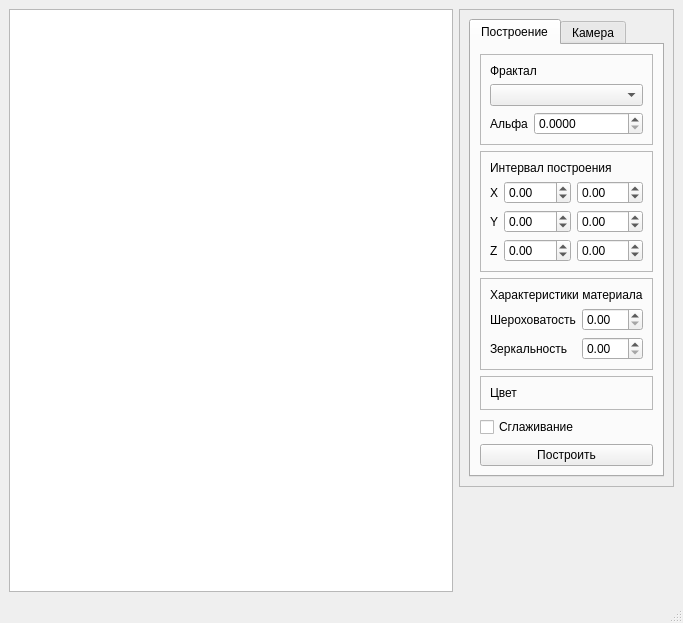
<?xml version="1.0" encoding="UTF-8"?>
<ui version="4.0">
 <class>MainWindow</class>
 <widget class="QMainWindow" name="MainWindow">
  <property name="geometry">
   <rect>
    <x>0</x>
    <y>0</y>
    <width>683</width>
    <height>623</height>
   </rect>
  </property>
  <property name="windowTitle">
   <string>MainWindow</string>
  </property>
  <widget class="QWidget" name="centralwidget">
   <layout class="QHBoxLayout" name="horizontalLayout">
    <item>
     <widget class="QGraphicsView" name="graphicsView"/>
    </item>
    <item alignment="Qt::AlignTop">
     <widget class="QFrame" name="frame">
      <property name="sizePolicy">
       <sizepolicy hsizetype="Fixed" vsizetype="Minimum">
        <horstretch>0</horstretch>
        <verstretch>0</verstretch>
       </sizepolicy>
      </property>
      <property name="frameShape">
       <enum>QFrame::StyledPanel</enum>
      </property>
      <property name="frameShadow">
       <enum>QFrame::Raised</enum>
      </property>
      <layout class="QVBoxLayout" name="verticalLayout">
       <item>
        <widget class="QTabWidget" name="tabWidget">
         <property name="sizePolicy">
          <sizepolicy hsizetype="Fixed" vsizetype="Fixed">
           <horstretch>0</horstretch>
           <verstretch>0</verstretch>
          </sizepolicy>
         </property>
         <property name="currentIndex">
          <number>0</number>
         </property>
         <widget class="QWidget" name="tab">
          <attribute name="title">
           <string>Построение</string>
          </attribute>
          <layout class="QGridLayout" name="gridLayout">
           <item row="3" column="2" colspan="2">
            <widget class="QFrame" name="color_frame">
             <property name="sizePolicy">
              <sizepolicy hsizetype="Preferred" vsizetype="Minimum">
               <horstretch>0</horstretch>
               <verstretch>0</verstretch>
              </sizepolicy>
             </property>
             <property name="frameShape">
              <enum>QFrame::StyledPanel</enum>
             </property>
             <property name="frameShadow">
              <enum>QFrame::Raised</enum>
             </property>
             <layout class="QGridLayout" name="gridLayout_3">
              <item row="0" column="0" colspan="2">
               <widget class="QLabel" name="label_10">
                <property name="sizePolicy">
                 <sizepolicy hsizetype="Preferred" vsizetype="Fixed">
                  <horstretch>0</horstretch>
                  <verstretch>0</verstretch>
                 </sizepolicy>
                </property>
                <property name="text">
                 <string>Цвет</string>
                </property>
               </widget>
              </item>
             </layout>
            </widget>
           </item>
           <item row="1" column="2" colspan="2">
            <widget class="QFrame" name="frame_3">
             <property name="sizePolicy">
              <sizepolicy hsizetype="Preferred" vsizetype="Minimum">
               <horstretch>0</horstretch>
               <verstretch>0</verstretch>
              </sizepolicy>
             </property>
             <property name="frameShape">
              <enum>QFrame::StyledPanel</enum>
             </property>
             <property name="frameShadow">
              <enum>QFrame::Raised</enum>
             </property>
             <layout class="QGridLayout" name="gridLayout_4">
              <item row="1" column="0">
               <widget class="QLabel" name="label_14">
                <property name="sizePolicy">
                 <sizepolicy hsizetype="Fixed" vsizetype="Preferred">
                  <horstretch>0</horstretch>
                  <verstretch>0</verstretch>
                 </sizepolicy>
                </property>
                <property name="text">
                 <string>X</string>
                </property>
               </widget>
              </item>
              <item row="0" column="0" colspan="3">
               <widget class="QLabel" name="label_13">
                <property name="text">
                 <string>Интервал построения</string>
                </property>
               </widget>
              </item>
              <item row="1" column="2">
               <widget class="QDoubleSpinBox" name="upper_x">
                <property name="minimum">
                 <double>-10.000000000000000</double>
                </property>
                <property name="maximum">
                 <double>10.000000000000000</double>
                </property>
                <property name="singleStep">
                 <double>0.100000000000000</double>
                </property>
               </widget>
              </item>
              <item row="2" column="0">
               <widget class="QLabel" name="label_15">
                <property name="sizePolicy">
                 <sizepolicy hsizetype="Fixed" vsizetype="Preferred">
                  <horstretch>0</horstretch>
                  <verstretch>0</verstretch>
                 </sizepolicy>
                </property>
                <property name="text">
                 <string>Y</string>
                </property>
               </widget>
              </item>
              <item row="2" column="1">
               <widget class="QDoubleSpinBox" name="bottom_y">
                <property name="minimum">
                 <double>-10.000000000000000</double>
                </property>
                <property name="maximum">
                 <double>10.000000000000000</double>
                </property>
                <property name="singleStep">
                 <double>0.100000000000000</double>
                </property>
               </widget>
              </item>
              <item row="1" column="1">
               <widget class="QDoubleSpinBox" name="bottom_x">
                <property name="minimum">
                 <double>-10.000000000000000</double>
                </property>
                <property name="maximum">
                 <double>10.000000000000000</double>
                </property>
                <property name="singleStep">
                 <double>0.100000000000000</double>
                </property>
               </widget>
              </item>
              <item row="2" column="2">
               <widget class="QDoubleSpinBox" name="upper_y">
                <property name="minimum">
                 <double>-10.000000000000000</double>
                </property>
                <property name="maximum">
                 <double>10.000000000000000</double>
                </property>
                <property name="singleStep">
                 <double>0.100000000000000</double>
                </property>
               </widget>
              </item>
              <item row="3" column="0">
               <widget class="QLabel" name="label_16">
                <property name="sizePolicy">
                 <sizepolicy hsizetype="Fixed" vsizetype="Preferred">
                  <horstretch>0</horstretch>
                  <verstretch>0</verstretch>
                 </sizepolicy>
                </property>
                <property name="text">
                 <string>Z</string>
                </property>
               </widget>
              </item>
              <item row="3" column="1">
               <widget class="QDoubleSpinBox" name="bottom_z">
                <property name="minimum">
                 <double>-10.000000000000000</double>
                </property>
                <property name="maximum">
                 <double>10.000000000000000</double>
                </property>
                <property name="singleStep">
                 <double>0.100000000000000</double>
                </property>
               </widget>
              </item>
              <item row="3" column="2">
               <widget class="QDoubleSpinBox" name="upper_z">
                <property name="minimum">
                 <double>-10.000000000000000</double>
                </property>
                <property name="maximum">
                 <double>10.000000000000000</double>
                </property>
                <property name="singleStep">
                 <double>0.100000000000000</double>
                </property>
               </widget>
              </item>
             </layout>
            </widget>
           </item>
           <item row="0" column="2" colspan="2">
            <widget class="QFrame" name="frame_2">
             <property name="sizePolicy">
              <sizepolicy hsizetype="Preferred" vsizetype="Minimum">
               <horstretch>0</horstretch>
               <verstretch>0</verstretch>
              </sizepolicy>
             </property>
             <property name="frameShape">
              <enum>QFrame::StyledPanel</enum>
             </property>
             <property name="frameShadow">
              <enum>QFrame::Raised</enum>
             </property>
             <layout class="QGridLayout" name="gridLayout_5">
              <item row="2" column="0">
               <widget class="QLabel" name="alphaLabel">
                <property name="sizePolicy">
                 <sizepolicy hsizetype="Fixed" vsizetype="Preferred">
                  <horstretch>0</horstretch>
                  <verstretch>0</verstretch>
                 </sizepolicy>
                </property>
                <property name="text">
                 <string>Альфа</string>
                </property>
               </widget>
              </item>
              <item row="2" column="1">
               <widget class="QDoubleSpinBox" name="alphaSpinBox">
                <property name="decimals">
                 <number>4</number>
                </property>
                <property name="maximum">
                 <double>1.000000000000000</double>
                </property>
                <property name="singleStep">
                 <double>0.100000000000000</double>
                </property>
                <property name="stepType">
                 <enum>QAbstractSpinBox::DefaultStepType</enum>
                </property>
               </widget>
              </item>
              <item row="1" column="0" colspan="2">
               <widget class="QComboBox" name="fractalComboBox"/>
              </item>
              <item row="0" column="0" colspan="2">
               <widget class="QLabel" name="label_11">
                <property name="sizePolicy">
                 <sizepolicy hsizetype="Preferred" vsizetype="Fixed">
                  <horstretch>0</horstretch>
                  <verstretch>0</verstretch>
                 </sizepolicy>
                </property>
                <property name="text">
                 <string>Фрактал</string>
                </property>
               </widget>
              </item>
             </layout>
            </widget>
           </item>
           <item row="5" column="2" colspan="2">
            <widget class="QCheckBox" name="approximateFractal">
             <property name="sizePolicy">
              <sizepolicy hsizetype="Minimum" vsizetype="Minimum">
               <horstretch>0</horstretch>
               <verstretch>0</verstretch>
              </sizepolicy>
             </property>
             <property name="text">
              <string>Сглаживание</string>
             </property>
            </widget>
           </item>
           <item row="7" column="2" colspan="2">
            <widget class="QPushButton" name="buildImageButton">
             <property name="sizePolicy">
              <sizepolicy hsizetype="Expanding" vsizetype="Minimum">
               <horstretch>0</horstretch>
               <verstretch>0</verstretch>
              </sizepolicy>
             </property>
             <property name="text">
              <string>Построить</string>
             </property>
            </widget>
           </item>
           <item row="2" column="2" colspan="2">
            <widget class="QFrame" name="frame_4">
             <property name="frameShape">
              <enum>QFrame::StyledPanel</enum>
             </property>
             <property name="frameShadow">
              <enum>QFrame::Raised</enum>
             </property>
             <layout class="QGridLayout" name="gridLayout_6">
              <item row="0" column="0" colspan="2">
               <widget class="QLabel" name="label_12">
                <property name="text">
                 <string>Характеристики материала</string>
                </property>
               </widget>
              </item>
              <item row="1" column="1">
               <widget class="QDoubleSpinBox" name="roughnessSpinBox">
                <property name="maximum">
                 <double>1.000000000000000</double>
                </property>
                <property name="singleStep">
                 <double>0.100000000000000</double>
                </property>
               </widget>
              </item>
              <item row="1" column="0">
               <widget class="QLabel" name="label_17">
                <property name="sizePolicy">
                 <sizepolicy hsizetype="Fixed" vsizetype="Preferred">
                  <horstretch>0</horstretch>
                  <verstretch>0</verstretch>
                 </sizepolicy>
                </property>
                <property name="text">
                 <string>Шероховатость</string>
                </property>
               </widget>
              </item>
              <item row="2" column="1">
               <widget class="QDoubleSpinBox" name="metallicSpinBox">
                <property name="maximum">
                 <double>1.000000000000000</double>
                </property>
                <property name="singleStep">
                 <double>0.100000000000000</double>
                </property>
               </widget>
              </item>
              <item row="2" column="0">
               <widget class="QLabel" name="label_18">
                <property name="sizePolicy">
                 <sizepolicy hsizetype="Fixed" vsizetype="Preferred">
                  <horstretch>0</horstretch>
                  <verstretch>0</verstretch>
                 </sizepolicy>
                </property>
                <property name="text">
                 <string>Зеркальность</string>
                </property>
               </widget>
              </item>
             </layout>
            </widget>
           </item>
          </layout>
         </widget>
         <widget class="QWidget" name="tab_2">
          <attribute name="title">
           <string>Камера</string>
          </attribute>
          <layout class="QGridLayout" name="gridLayout_2">
           <item row="3" column="0">
            <widget class="QLabel" name="label_5">
             <property name="sizePolicy">
              <sizepolicy hsizetype="Fixed" vsizetype="Fixed">
               <horstretch>0</horstretch>
               <verstretch>0</verstretch>
              </sizepolicy>
             </property>
             <property name="text">
              <string>Z</string>
             </property>
            </widget>
           </item>
           <item row="3" column="1">
            <widget class="QDoubleSpinBox" name="rotationZ">
             <property name="minimum">
              <double>-100.000000000000000</double>
             </property>
             <property name="maximum">
              <double>100.000000000000000</double>
             </property>
            </widget>
           </item>
           <item row="7" column="1">
            <widget class="QDoubleSpinBox" name="translationX">
             <property name="minimum">
              <double>-100.000000000000000</double>
             </property>
             <property name="maximum">
              <double>100.000000000000000</double>
             </property>
            </widget>
           </item>
           <item row="4" column="0">
            <widget class="QLabel" name="label_6">
             <property name="text">
              <string>Угол</string>
             </property>
            </widget>
           </item>
           <item row="1" column="0">
            <widget class="QLabel" name="label_3">
             <property name="sizePolicy">
              <sizepolicy hsizetype="Fixed" vsizetype="Fixed">
               <horstretch>0</horstretch>
               <verstretch>0</verstretch>
              </sizepolicy>
             </property>
             <property name="text">
              <string>X</string>
             </property>
            </widget>
           </item>
           <item row="5" column="0" colspan="2">
            <widget class="QPushButton" name="rotationApply">
             <property name="text">
              <string>Применить</string>
             </property>
            </widget>
           </item>
           <item row="0" column="0" colspan="2">
            <widget class="QLabel" name="label">
             <property name="sizePolicy">
              <sizepolicy hsizetype="Preferred" vsizetype="Fixed">
               <horstretch>0</horstretch>
               <verstretch>0</verstretch>
              </sizepolicy>
             </property>
             <property name="text">
              <string>Поворот</string>
             </property>
            </widget>
           </item>
           <item row="8" column="1">
            <widget class="QDoubleSpinBox" name="translationY">
             <property name="minimum">
              <double>-100.000000000000000</double>
             </property>
             <property name="maximum">
              <double>100.000000000000000</double>
             </property>
            </widget>
           </item>
           <item row="1" column="1">
            <widget class="QDoubleSpinBox" name="rotationX">
             <property name="minimum">
              <double>-100.000000000000000</double>
             </property>
             <property name="maximum">
              <double>100.000000000000000</double>
             </property>
            </widget>
           </item>
           <item row="7" column="0">
            <widget class="QLabel" name="label_7">
             <property name="sizePolicy">
              <sizepolicy hsizetype="Fixed" vsizetype="Fixed">
               <horstretch>0</horstretch>
               <verstretch>0</verstretch>
              </sizepolicy>
             </property>
             <property name="text">
              <string>X</string>
             </property>
            </widget>
           </item>
           <item row="10" column="0" colspan="2">
            <widget class="QPushButton" name="translationApply">
             <property name="text">
              <string>Применить</string>
             </property>
            </widget>
           </item>
           <item row="8" column="0">
            <widget class="QLabel" name="label_8">
             <property name="sizePolicy">
              <sizepolicy hsizetype="Fixed" vsizetype="Fixed">
               <horstretch>0</horstretch>
               <verstretch>0</verstretch>
              </sizepolicy>
             </property>
             <property name="text">
              <string>Y</string>
             </property>
            </widget>
           </item>
           <item row="2" column="0">
            <widget class="QLabel" name="label_4">
             <property name="sizePolicy">
              <sizepolicy hsizetype="Fixed" vsizetype="Fixed">
               <horstretch>0</horstretch>
               <verstretch>0</verstretch>
              </sizepolicy>
             </property>
             <property name="text">
              <string>Y</string>
             </property>
            </widget>
           </item>
           <item row="2" column="1">
            <widget class="QDoubleSpinBox" name="rotationY">
             <property name="minimum">
              <double>-100.000000000000000</double>
             </property>
             <property name="maximum">
              <double>100.000000000000000</double>
             </property>
            </widget>
           </item>
           <item row="6" column="0" colspan="2">
            <widget class="QLabel" name="label_2">
             <property name="sizePolicy">
              <sizepolicy hsizetype="Preferred" vsizetype="Fixed">
               <horstretch>0</horstretch>
               <verstretch>0</verstretch>
              </sizepolicy>
             </property>
             <property name="text">
              <string>Перемещение</string>
             </property>
            </widget>
           </item>
           <item row="4" column="1">
            <widget class="QSpinBox" name="rotationAlpha">
             <property name="minimum">
              <number>-180</number>
             </property>
             <property name="maximum">
              <number>180</number>
             </property>
            </widget>
           </item>
           <item row="9" column="0">
            <widget class="QLabel" name="label_9">
             <property name="sizePolicy">
              <sizepolicy hsizetype="Fixed" vsizetype="Fixed">
               <horstretch>0</horstretch>
               <verstretch>0</verstretch>
              </sizepolicy>
             </property>
             <property name="text">
              <string>Z</string>
             </property>
            </widget>
           </item>
           <item row="9" column="1">
            <widget class="QDoubleSpinBox" name="translationZ">
             <property name="minimum">
              <double>-100.000000000000000</double>
             </property>
             <property name="maximum">
              <double>100.000000000000000</double>
             </property>
            </widget>
           </item>
          </layout>
         </widget>
        </widget>
       </item>
      </layout>
     </widget>
    </item>
   </layout>
  </widget>
  <widget class="QMenuBar" name="menubar">
   <property name="geometry">
    <rect>
     <x>0</x>
     <y>0</y>
     <width>683</width>
     <height>22</height>
    </rect>
   </property>
  </widget>
  <widget class="QStatusBar" name="statusbar"/>
 </widget>
 <tabstops>
  <tabstop>graphicsView</tabstop>
  <tabstop>tabWidget</tabstop>
  <tabstop>fractalComboBox</tabstop>
  <tabstop>alphaSpinBox</tabstop>
  <tabstop>bottom_x</tabstop>
  <tabstop>upper_x</tabstop>
  <tabstop>bottom_y</tabstop>
  <tabstop>upper_y</tabstop>
  <tabstop>bottom_z</tabstop>
  <tabstop>upper_z</tabstop>
  <tabstop>roughnessSpinBox</tabstop>
  <tabstop>metallicSpinBox</tabstop>
  <tabstop>approximateFractal</tabstop>
  <tabstop>buildImageButton</tabstop>
  <tabstop>rotationX</tabstop>
  <tabstop>rotationY</tabstop>
  <tabstop>rotationZ</tabstop>
  <tabstop>rotationAlpha</tabstop>
  <tabstop>rotationApply</tabstop>
  <tabstop>translationX</tabstop>
  <tabstop>translationY</tabstop>
  <tabstop>translationZ</tabstop>
  <tabstop>translationApply</tabstop>
 </tabstops>
 <resources/>
 <connections/>
</ui>
